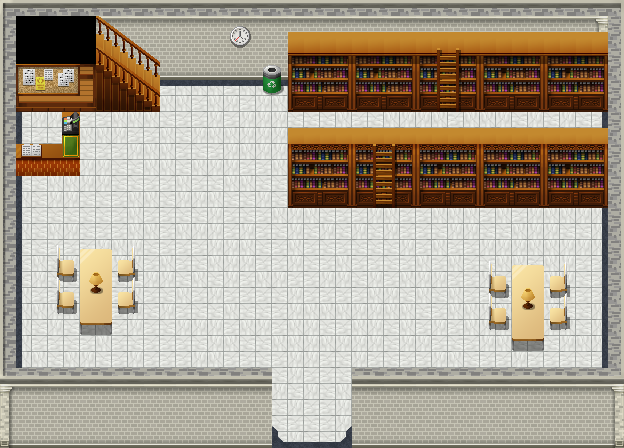

Below is a game level as drawn by its tile map, then a one-line description and the .tmx that defines it (tile-layer data replaced by summaries):
An orthogonal 39x28 tile map with 16x16 px tiles, 12 tile layers (Floor, BackgroundWalls, Stairs, BookshelvesA, ...), 6 tilesets and 16 objects (11x wall, 3x npc, arrival, door).

<map version="1.4" tiledversion="1.4.1" orientation="orthogonal" renderorder="right-down" compressionlevel="0" width="39" height="28" tilewidth="16" tileheight="16" infinite="0" nextlayerid="21" nextobjectid="18">
 <editorsettings>
  <export target="Library.json" format="json" />
 </editorsettings>
 <tileset firstgid="1" name="TileA2" tilewidth="16" tileheight="16" tilecount="768" columns="32">
  <image source="Tileset/TileA2.png" width="512" height="384" />
  <terraintypes>
   <terrain name="LibraryHouse" tile="0" />
  </terraintypes>
  <tile id="606" terrain=",0,0,0" />
  <tile id="607" terrain="0,,0,0" />
  <tile id="638" terrain="0,0,,0" />
  <tile id="639" terrain="0,0,0," />
  <tile id="668" terrain=",,,0" />
  <tile id="669" terrain=",,0,0" />
  <tile id="670" terrain=",,0,0" />
  <tile id="671" terrain=",,0," />
  <tile id="700" terrain=",0,,0" />
  <tile id="701" terrain="0,0,0,0" />
  <tile id="702" terrain="0,0,0,0" />
  <tile id="703" terrain="0,,0," />
  <tile id="732" terrain=",0,,0" />
  <tile id="733" terrain="0,0,0,0" />
  <tile id="734" terrain="0,0,0,0" />
  <tile id="735" terrain="0,,0," />
  <tile id="764" terrain=",0,," />
  <tile id="765" terrain="0,0,," />
  <tile id="766" terrain="0,0,," />
  <tile id="767" terrain="0,,," />
 </tileset>
 <tileset firstgid="769" name="TileA3" tilewidth="16" tileheight="16" tilecount="512" columns="32">
  <image source="Tileset/TileA3.png" width="512" height="256" />
 </tileset>
 <tileset firstgid="1281" name="TileA4" tilewidth="16" tileheight="16" tilecount="960" columns="32">
  <image source="Tileset/TileA4.png" width="512" height="480" />
 </tileset>
 <tileset firstgid="2241" name="TileC_interior" tilewidth="16" tileheight="16" tilecount="1024" columns="32">
  <image source="Tileset/TileC_interior.png" width="512" height="512" />
 </tileset>
 <tileset firstgid="3265" name="TileD_interior" tilewidth="16" tileheight="16" tilecount="1024" columns="32">
  <image source="Tileset/TileD_interior.png" width="512" height="512" />
 </tileset>
 <tileset firstgid="4289" name="TileC_exterior_1" tilewidth="16" tileheight="16" tilecount="1024" columns="32">
  <image source="Tileset/TileC_exterior_1.png" width="512" height="512" />
 </tileset>
 <layer id="1" name="Floor" width="39" height="28">
  <data>[1092 cells, 851 non-empty, 20 distinct tile ids]</data>
 </layer>
 <layer id="3" name="BackgroundWalls" width="39" height="28">
  <data>[1092 cells, 401 non-empty, 28 distinct tile ids]</data>
 </layer>
 <layer id="4" name="Stairs" width="39" height="28">
  <data>[1092 cells, 54 non-empty, 39 distinct tile ids]</data>
 </layer>
 <layer id="6" name="BookshelvesA" width="39" height="28">
  <data>[1092 cells, 120 non-empty, 16 distinct tile ids]</data>
 </layer>
 <layer id="19" name="BookshelvesC-Foreground" width="39" height="28">
  <data>[1092 cells, 80 non-empty, 3 distinct tile ids]</data>
 </layer>
 <layer id="18" name="BookshelvesB-Foreground" width="39" height="28">
  <data>[1092 cells, 40 non-empty, 8 distinct tile ids]</data>
 </layer>
 <layer id="7" name="Laders" width="39" height="28">
  <data>[1092 cells, 16 non-empty, 8 distinct tile ids]</data>
 </layer>
 <layer id="8" name="Tables" width="39" height="28">
  <data>[1092 cells, 24 non-empty, 12 distinct tile ids]</data>
 </layer>
 <layer id="9" name="ChairsA" width="39" height="28">
  <data>[1092 cells, 24 non-empty, 12 distinct tile ids]</data>
 </layer>
 <layer id="10" name="ChairsB" width="39" height="28">
  <data>[1092 cells, 24 non-empty, 12 distinct tile ids]</data>
 </layer>
 <layer id="11" name="Reception" width="39" height="28">
  <data>[1092 cells, 12 non-empty, 12 distinct tile ids]</data>
 </layer>
 <layer id="12" name="Decorations" width="39" height="28">
  <data>[1092 cells, 24 non-empty, 20 distinct tile ids]</data>
 </layer>
 <objectgroup id="15" name="Walls">
  <object id="3" type="wall" x="512" y="268" width="32" height="72" />
  <object id="4" type="wall" x="80" y="248" width="32" height="84" />
  <object id="5" type="wall" x="0" y="368" width="272" height="80" />
  <object id="6" type="wall" x="352" y="368" width="272" height="80" />
  <object id="7" type="wall" x="160" y="4" width="448" height="76" />
  <object id="9" type="wall" x="20" y="112" width="60" height="64" />
  <object id="10" type="wall" x="0" y="16" width="16" height="352" />
  <object id="11" type="wall" x="608" y="0" width="16" height="368" />
  <object id="12" type="wall" x="20" y="44" width="140" height="68" />
  <object id="13" type="wall" x="288" y="172" width="320" height="36" />
  <object id="14" type="wall" x="288" y="80" width="320" height="32" />
 </objectgroup>
 <objectgroup id="16" name="Arrivals">
  <object id="1" name="from-city" type="arrival" x="304" y="328" width="16" height="24" />
 </objectgroup>
 <objectgroup id="17" name="Doors">
  <object id="2" name="city" type="door" x="272" y="412" width="80" height="36" />
 </objectgroup>
 <objectgroup id="20" name="Interactables">
  <object id="15" name="anna" type="npc" x="24" y="92" width="32" height="45" />
  <object id="16" name="bee-anatomy" type="npc" x="288" y="176" width="32" height="32" />
  <object id="17" name="bee-social" type="npc" x="320" y="176" width="32" height="32" />
 </objectgroup>
 <group id="2" name="Background" />
 <group id="5" name="Interior" />
 <group id="14" name="Objects" />
</map>
